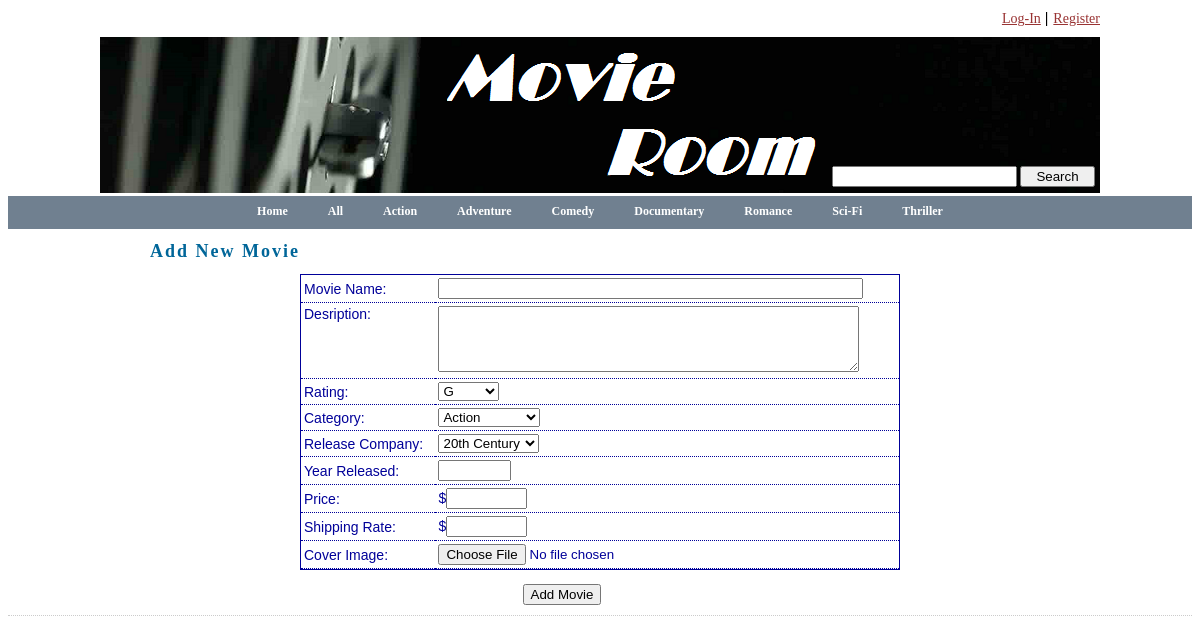
Before: /project/add_movie.php with the older database file.
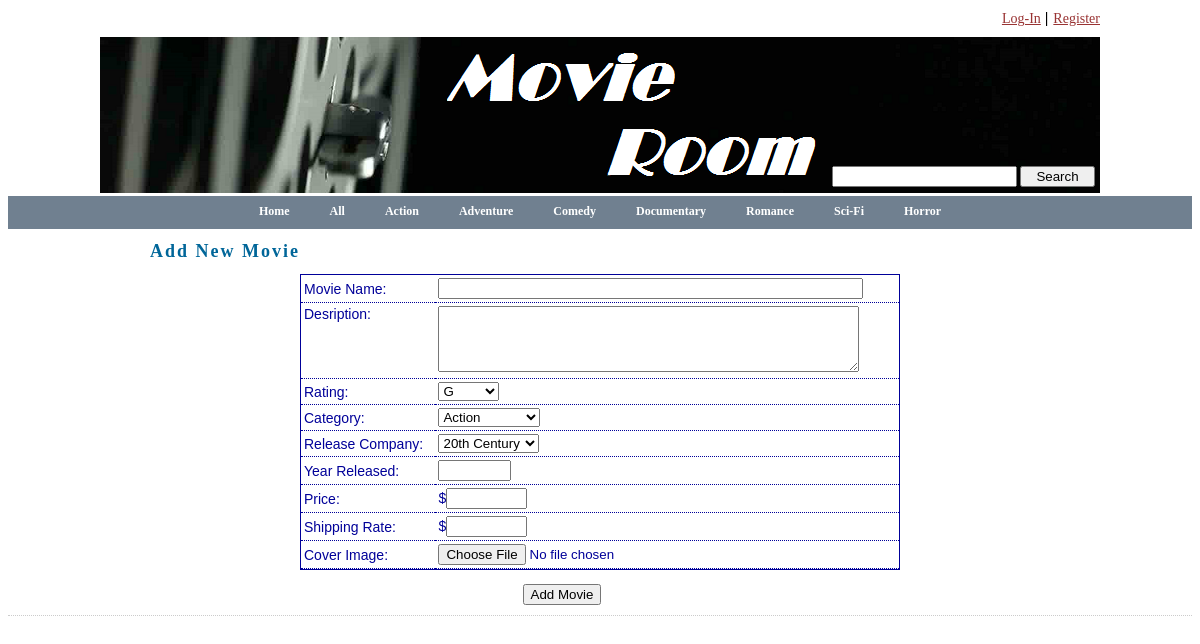
After: the same page with the newer database file.
### project/add_movie.php (the view, shortened to what this page needs)
<?php
	include 'templates/header.php';
	$selectcategoriesquery = "SELECT * FROM categories";
	$selectratingsquery = "SELECT * FROM movieratings";
	$selectrelcompanies = "SELECT * FROM releasecompanies";
?>
<h1>Add New Movie</h1>
<form enctype="multipart/form-data" method="post" action="store_movie.php">
	<table style="width: 600px" cellpadding="3" cellspacing="0" class="center">
		<tr>
			<td>Movie Name:</td><td><input type="text" maxlength="50" size="50" name="MovieName" /></td>
		</tr>
		<tr>
			<td valign="top">Desription:</td><td><textarea rows="4" cols="50" name="Description"></textarea></td>
		</tr>
		<tr>
			<td>Rating:</td>
			<td>
				<select name="Rating">
				<?php
					$option = "";
					$ratings = mysqli_query($connection, $selectratingsquery);
					while($rating = mysqli_fetch_assoc($ratings)) {
						$option .= '<option value="' . $rating["RatingId"] . '">' . $rating["RatingName"] . '</option>';
					}
					echo $option;
				?>
				</select>
			</td>
		</tr>
		<tr>
			<td>Category:</td>
			<td>
				<select name="Category">
				<?php
					$option = "";
					$categories = mysqli_query($connection, $selectcategoriesquery);
					while($category = mysqli_fetch_assoc($categories)) {
						$option .= '<option value="' . $category['CategoryId'] . '">' . $category['CategoryName'] . '</option>';
					}
					echo $option;
				?>
				</select>
			</td>
		</tr>
		<tr>
			<td>Release Company:</td>
			<td>
				<select name="ReleaseCompany">
				<?php
					$option = "";
					$relcompanies = mysqli_query($connection, $selectrelcompanies);
					while($relcompany = mysqli_fetch_assoc($relcompanies)) {
						$option .= '<option value="' . $relcompany['CompanyId'] . '">' . $relcompany['CompanyName'] . '</option>';
					}
					echo $option;
				?>
				</select>
			</td>
		</tr>
		<tr>
			<td>Year Released:</td><td><input type="text" name="ReleaseYear" maxlength="4" size="6" /></td>
		</tr>
		<tr>
			<td>Price:</td><td>$<input type="text" name="Price" maxlength="5" size="7" /></td>
		</tr>
		<tr>
			<td>Shipping Rate:</td><td>$<input type="text" name="Shipping" maxlength="5" size="7" /></td>
		<tr>
			<td>Cover Image:</td><td><input name="CoverImage" type="file" />&nbsp;</td>
		</tr>
	</table>
	<br />
	<div class="column_155 center">
		<input type="submit" value="Add Movie" />
	</div>
</form>
<?php
	include 'templates/footer.php';
?>

### project/templates/header.php (shortened to what this page needs)
<!DOCTYPE html PUBLIC "-//W3C//DTD XHTML 1.0 Strict//EN" "http://www.w3.org/TR/xhtml1/DTD/xhtml1-strict.dtd">
<?php
	$connection = mysqli_connect("localhost", "rkime", "Ad7Mm12345!#", "mfarias");
?>
<html xmlns="http://www.w3.org/1999/xhtml">
	<head>
		<link rel="stylesheet" href="./css/style.css" type="text/css" />
	</head>
	<body>
		<div id="header_outer">
			<div id="header_inner">
				<?php
					if (empty($_SESSION[SESSION_USER])) {
						echo '<p><a class="header_link" href="login.php">Log-In</a>&nbsp;|';
						echo '<a class="header_link" href="register.php">Register</a></p>'.PHP_EOL;
					}
					else {
						echo '<p>';
						echo $_SESSION[SESSION_USERS_NAME], "&nbsp;|";
						echo '<a class="header_link" href="logout.php">Log-Out</a></p>'.PHP_EOL;
					}
				?>
				<div>
					<div id="banner">
						<img src="images/banner.png" alt="Movie Room Banner" />
					</div>
					<div id="search">
						<form method="get" action="search.php">
							<input type="text" name="search" <?php if (!empty($_GET[PARAM_SEARCH])) { echo 'value="'.$_GET[PARAM_SEARCH].'"'; } ?>/>
							<input class="button" type="submit" value="Search" />
						</form>
					</div>
				</div>
			</div>
		</div>
		<div id="menu_outer">
			<div id="menu_inner">
				<ul>
					<?php
						echo '<li><a href="index.php">Home</a></li>'.PHP_EOL;
						if(!empty($_GET[PARAM_GENRE]) && ($_GET[PARAM_GENRE] == "a")) {
							echo '<li class="active"><a href="index.php&#63;genre&#61;a">All</a></li>'.PHP_EOL;
						}
						else {
							echo '<li><a href="index.php&#63;genre&#61;a">All</a></li>'.PHP_EOL;
						}
						$menu = "";
						$categories = mysqli_query($connection, "SELECT * FROM categories");
						while($category = mysqli_fetch_row($categories)) {
							if(!empty($_GET[PARAM_GENRE]) && ($_GET[PARAM_GENRE] == $category[CATEGORIES_ID])) {
								$menu .= '<li class="active"><a href="index.php&#63;genre&#61;' . $category[CATEGORIES_ID] . '">' . $category[CATEGORIES_NAME] . '</a></li>'.PHP_EOL;
							}
							else {
								$menu .= '<li><a href="index.php&#63;genre&#61;' . $category[CATEGORIES_ID] . '">' . $category[CATEGORIES_NAME] . '</a></li>'.PHP_EOL;
							}
						}
						echo $menu;
					?>
				</ul>
			</div>
		</div>
		<div id="content_outer">
			<div id="content_inner">

### project/templates/footer.php (shortened to what this page needs)
			</div>
		</div>
	</body>
</html>

### project/css/style.css (style rules this page uses)
body { background-color: #fff; color: black; font-family: sans-serif; font-size: 12px; height: 100%; }
table { border-style: solid; border-width: 1px; border-color: #000099; }
td { border-bottom-style: dotted; border-bottom-width: 1px; border-bottom-color: #000099; font-size: 14px; color: #000099; }
h1 { font-family: Tahoma; font-size: 18px; font-weight: bold; color: #006699; letter-spacing: 2px; }
a:link, a:active, a:visited { font-family: Verdana; text-decoration: underline; color: #993333; }
p { font-size: 14px; margin-top: 10px; margin-bottom: 10px; }
.button { width: 75px; }
.center { margin-left: auto; margin-right: auto; }
.column_155 { width: 155px; }
.header_link { padding-left: 5px; }
#content_outer { background-color: white; margin-top: 4px; height: 100%; width: 100%; border-bottom-style: dotted; border-bottom-width: 1px; border-bottom-color: #cccccc; }
#content_inner { width: 900px; margin-left: auto; margin-right: auto; padding-bottom: 10px; }
#menu_outer { background-color: slategray; width: 100%; }
#menu_inner { margin-left: auto; margin-right: auto; text-align: center; }
#header_outer { width: 100%; text-align: right; }
#header_inner { margin-left: auto; margin-right: auto; width: 1000px; }
#banner { float: left; }
#search { float: right; margin-right: 5px; margin-top: -30px; }
#menu_inner ul { background-color: slategray; display: inline-block; font-size: 12px; font-weight: bold; height: 30px; width: auto; list-style-type: none; margin:0; padding:0; position: relative; text-align: center; }
#menu_inner li { display: block; float: left; margin: 0; padding: 0; }
#menu_inner li a { display: block; float: left; font-weight: bold; color: white; text-decoration: none; padding: 8px 20px 0 20px; }

Changed rows visible on the page:
changed categories: CategoryName "Thriller" → "Horror"
